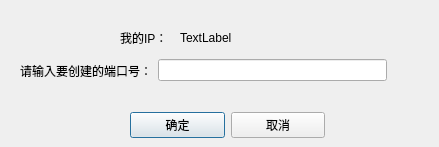
<?xml version="1.0" encoding="UTF-8"?>
<ui version="4.0">
 <class>CreateDialog</class>
 <widget class="QDialog" name="CreateDialog">
  <property name="geometry">
   <rect>
    <x>0</x>
    <y>0</y>
    <width>439</width>
    <height>147</height>
   </rect>
  </property>
  <property name="windowTitle">
   <string>Dialog</string>
  </property>
  <widget class="QWidget" name="horizontalLayoutWidget">
   <property name="geometry">
    <rect>
     <x>20</x>
     <y>30</y>
     <width>367</width>
     <height>81</height>
    </rect>
   </property>
   <layout class="QHBoxLayout" name="horizontalLayout">
    <item>
     <widget class="QLabel" name="label">
      <property name="text">
       <string>请输入要创建的端口号：</string>
      </property>
     </widget>
    </item>
    <item>
     <widget class="QLineEdit" name="lineEdit"/>
    </item>
   </layout>
  </widget>
  <widget class="QWidget" name="horizontalLayoutWidget_2">
   <property name="geometry">
    <rect>
     <x>130</x>
     <y>110</y>
     <width>195</width>
     <height>31</height>
    </rect>
   </property>
   <layout class="QHBoxLayout" name="horizontalLayout_2">
    <item>
     <widget class="QPushButton" name="pushButton">
      <property name="text">
       <string>确定</string>
      </property>
     </widget>
    </item>
    <item>
     <widget class="QPushButton" name="pushButton_2">
      <property name="text">
       <string>取消</string>
      </property>
     </widget>
    </item>
   </layout>
  </widget>
  <widget class="QLabel" name="label_2">
   <property name="geometry">
    <rect>
     <x>120</x>
     <y>30</y>
     <width>72</width>
     <height>15</height>
    </rect>
   </property>
   <property name="text">
    <string>我的IP：</string>
   </property>
  </widget>
  <widget class="QLabel" name="label_3">
   <property name="geometry">
    <rect>
     <x>180</x>
     <y>30</y>
     <width>171</width>
     <height>16</height>
    </rect>
   </property>
   <property name="text">
    <string>TextLabel</string>
   </property>
  </widget>
 </widget>
 <resources/>
 <connections>
  <connection>
   <sender>pushButton_2</sender>
   <signal>clicked(bool)</signal>
   <receiver>CreateDialog</receiver>
   <slot>reject()</slot>
   <hints>
    <hint type="sourcelabel">
     <x>291</x>
     <y>129</y>
    </hint>
    <hint type="destinationlabel">
     <x>367</x>
     <y>116</y>
    </hint>
   </hints>
  </connection>
  <connection>
   <sender>pushButton</sender>
   <signal>clicked(bool)</signal>
   <receiver>CreateDialog</receiver>
   <slot>accept()</slot>
   <hints>
    <hint type="sourcelabel">
     <x>186</x>
     <y>120</y>
    </hint>
    <hint type="destinationlabel">
     <x>78</x>
     <y>105</y>
    </hint>
   </hints>
  </connection>
 </connections>
</ui>
